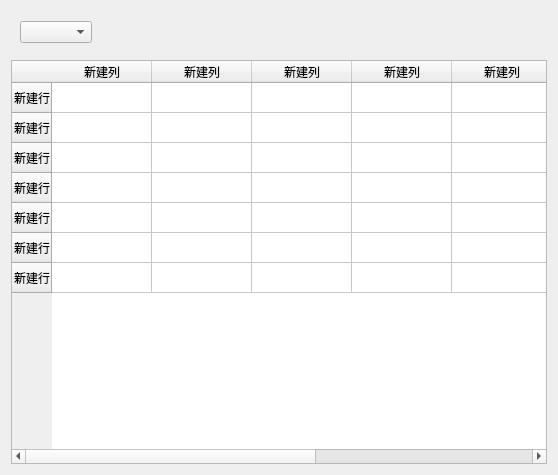
<?xml version="1.0" encoding="UTF-8"?>
<ui version="4.0">
 <class>TestForm</class>
 <widget class="QWidget" name="TestForm">
  <property name="geometry">
   <rect>
    <x>0</x>
    <y>0</y>
    <width>558</width>
    <height>475</height>
   </rect>
  </property>
  <property name="windowTitle">
   <string>Form</string>
  </property>
  <layout class="QVBoxLayout" name="verticalLayout">
   <item>
    <widget class="QWidget" name="widget" native="true">
     <layout class="QHBoxLayout" name="horizontalLayout" stretch="1,1,10">
      <item>
       <widget class="QComboBox" name="comboBox"/>
      </item>
      <item>
       <widget class="myMutiCheckBox" name="widget_2" native="true">
        <property name="minimumSize">
         <size>
          <width>200</width>
          <height>25</height>
         </size>
        </property>
        <property name="maximumSize">
         <size>
          <width>999</width>
          <height>999</height>
         </size>
        </property>
       </widget>
      </item>
      <item>
       <spacer name="horizontalSpacer">
        <property name="orientation">
         <enum>Qt::Horizontal</enum>
        </property>
        <property name="sizeHint" stdset="0">
         <size>
          <width>238</width>
          <height>20</height>
         </size>
        </property>
       </spacer>
      </item>
     </layout>
    </widget>
   </item>
   <item>
    <widget class="QTableWidget" name="tableWidget">
     <row>
      <property name="text">
       <string>新建行</string>
      </property>
     </row>
     <row>
      <property name="text">
       <string>新建行</string>
      </property>
     </row>
     <row>
      <property name="text">
       <string>新建行</string>
      </property>
     </row>
     <row>
      <property name="text">
       <string>新建行</string>
      </property>
     </row>
     <row>
      <property name="text">
       <string>新建行</string>
      </property>
     </row>
     <row>
      <property name="text">
       <string>新建行</string>
      </property>
     </row>
     <row>
      <property name="text">
       <string>新建行</string>
      </property>
     </row>
     <column>
      <property name="text">
       <string>新建列</string>
      </property>
     </column>
     <column>
      <property name="text">
       <string>新建列</string>
      </property>
     </column>
     <column>
      <property name="text">
       <string>新建列</string>
      </property>
     </column>
     <column>
      <property name="text">
       <string>新建列</string>
      </property>
     </column>
     <column>
      <property name="text">
       <string>新建列</string>
      </property>
     </column>
     <column>
      <property name="text">
       <string>新建列</string>
      </property>
     </column>
     <column>
      <property name="text">
       <string>新建列</string>
      </property>
     </column>
    </widget>
   </item>
  </layout>
 </widget>
 <customwidgets>
  <customwidget>
   <class>myMutiCheckBox</class>
   <extends>QWidget</extends>
   <header>mymuticheckbox.h</header>
   <container>1</container>
  </customwidget>
 </customwidgets>
 <resources/>
 <connections/>
</ui>
